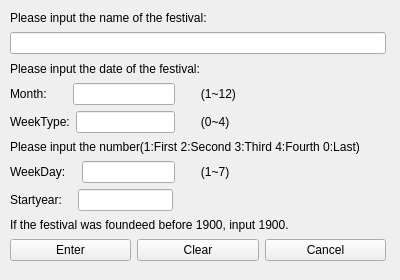
<?xml version="1.0" encoding="UTF-8"?>
<ui version="4.0">
 <class>AddWeekDayFestival</class>
 <widget class="QWidget" name="AddWeekDayFestival">
  <property name="geometry">
   <rect>
    <x>0</x>
    <y>0</y>
    <width>400</width>
    <height>280</height>
   </rect>
  </property>
  <property name="minimumSize">
   <size>
    <width>400</width>
    <height>280</height>
   </size>
  </property>
  <property name="maximumSize">
   <size>
    <width>400</width>
    <height>280</height>
   </size>
  </property>
  <property name="windowTitle">
   <string>Form</string>
  </property>
  <widget class="QWidget" name="">
   <property name="geometry">
    <rect>
     <x>10</x>
     <y>10</y>
     <width>376</width>
     <height>251</height>
    </rect>
   </property>
   <layout class="QVBoxLayout" name="verticalLayout">
    <item>
     <widget class="QLabel" name="label">
      <property name="text">
       <string>Please input the name of the festival:</string>
      </property>
     </widget>
    </item>
    <item>
     <widget class="QLineEdit" name="lineEdit_Name"/>
    </item>
    <item>
     <widget class="QLabel" name="label_7">
      <property name="text">
       <string>Please input the date of the festival:</string>
      </property>
     </widget>
    </item>
    <item>
     <layout class="QHBoxLayout" name="horizontalLayout_5">
      <item>
       <widget class="QLabel" name="label_2">
        <property name="text">
         <string>Month:</string>
        </property>
       </widget>
      </item>
      <item>
       <widget class="QLabel" name="label_13">
        <property name="text">
         <string>    </string>
        </property>
       </widget>
      </item>
      <item>
       <widget class="QLineEdit" name="lineEdit_Month"/>
      </item>
      <item>
       <widget class="QLabel" name="label_9">
        <property name="text">
         <string>      (1~12)                                             </string>
        </property>
       </widget>
      </item>
     </layout>
    </item>
    <item>
     <layout class="QHBoxLayout" name="horizontalLayout_4">
      <item>
       <widget class="QLabel" name="label_3">
        <property name="text">
         <string>WeekType:</string>
        </property>
       </widget>
      </item>
      <item>
       <widget class="QLineEdit" name="lineEdit_WeekType"/>
      </item>
      <item>
       <widget class="QLabel" name="label_11">
        <property name="text">
         <string>      (0~4)                                               </string>
        </property>
       </widget>
      </item>
     </layout>
    </item>
    <item>
     <widget class="QLabel" name="label_8">
      <property name="text">
       <string>Please input the number(1:First 2:Second 3:Third 4:Fourth 0:Last)</string>
      </property>
     </widget>
    </item>
    <item>
     <layout class="QHBoxLayout" name="horizontalLayout_3">
      <item>
       <widget class="QLabel" name="label_4">
        <property name="text">
         <string>WeekDay:</string>
        </property>
       </widget>
      </item>
      <item>
       <widget class="QLabel" name="label_14">
        <property name="text">
         <string> </string>
        </property>
       </widget>
      </item>
      <item>
       <widget class="QLineEdit" name="lineEdit_WeekDay"/>
      </item>
      <item>
       <widget class="QLabel" name="label_10">
        <property name="text">
         <string>      (1~7)                                               </string>
        </property>
       </widget>
      </item>
     </layout>
    </item>
    <item>
     <layout class="QHBoxLayout" name="horizontalLayout_2">
      <item>
       <widget class="QLabel" name="label_5">
        <property name="text">
         <string>Startyear:</string>
        </property>
       </widget>
      </item>
      <item>
       <widget class="QLabel" name="label_15">
        <property name="text">
         <string> </string>
        </property>
       </widget>
      </item>
      <item>
       <widget class="QLineEdit" name="lineEdit_Startyear"/>
      </item>
      <item>
       <widget class="QLabel" name="label_12">
        <property name="text">
         <string>                                                              </string>
        </property>
       </widget>
      </item>
     </layout>
    </item>
    <item>
     <widget class="QLabel" name="label_6">
      <property name="text">
       <string>If the festival was foundeed before 1900, input 1900.</string>
      </property>
     </widget>
    </item>
    <item>
     <layout class="QHBoxLayout" name="horizontalLayout">
      <item>
       <widget class="QPushButton" name="EnterButton">
        <property name="text">
         <string>Enter</string>
        </property>
       </widget>
      </item>
      <item>
       <widget class="QPushButton" name="ClearButton">
        <property name="text">
         <string>Clear</string>
        </property>
       </widget>
      </item>
      <item>
       <widget class="QPushButton" name="CancelButton">
        <property name="text">
         <string>Cancel</string>
        </property>
       </widget>
      </item>
     </layout>
    </item>
   </layout>
  </widget>
 </widget>
 <resources/>
 <connections/>
</ui>
